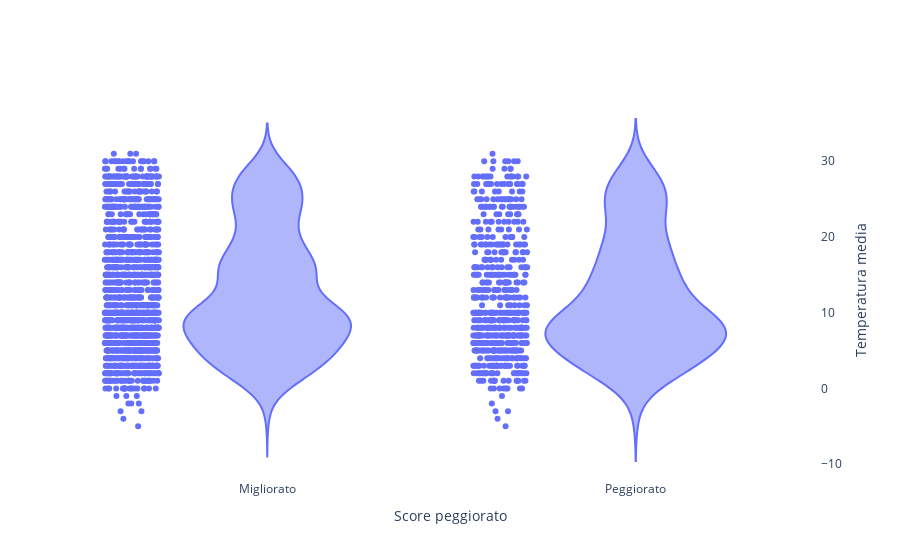

The cell this chart's notebook holds for it:
### Code cell
import plotly.express as px
import plotly.graph_objects as go
fig = go.Figure();
fig.add_trace(go.Violin(x= dataset["peggiorato"],y= dataset["temperatura_media"]))
fig.update_traces(points="all")
fig.update_layout(go.Layout(plot_bgcolor='rgba(0,0,0,0)', violinmode='group',
                  # title="Il numero di migliorati è distribuito più equamente rispetto al numero di peggiorati al variare della temperatura",
                  xaxis_title="Score peggiorato", yaxis_title="Temperatura media",
                  xaxis= dict(tickmode= "array", tickvals =[True, False], ticktext = ["Peggiorato", "Migliorato"]), yaxis={"mirror" : True, 'side': 'right'}))
fig.show()

### Figure 1 — Plotly figure (JSON) as saved in the notebook; plotly's stock layout.template omitted (floating-point values rounded to 4 significant figures; data arrays with more than 128 entries replaced by an {"elided": "..."} marker saying what was removed)
{"data": [{"points": "all", "type": "violin", "x": {"elided": "2110 bool values"}, "y": {"elided": "2110 int values"}}], "layout": {"plot_bgcolor": "rgba(0,0,0,0)", "violinmode": "group", "xaxis": {"tickmode": "array", "ticktext": ["Peggiorato", "Migliorato"], "tickvals": [true, false], "title": {"text": "Score peggiorato"}}, "yaxis": {"mirror": true, "side": "right", "title": {"text": "Temperatura media"}}}}
